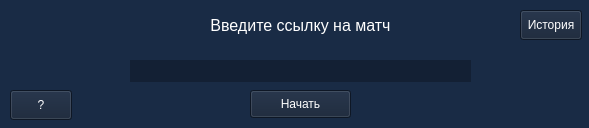
<?xml version="1.0" encoding="UTF-8"?>
<ui version="4.0">
 <class>Form</class>
 <widget class="QWidget" name="Form">
  <property name="geometry">
   <rect>
    <x>0</x>
    <y>0</y>
    <width>589</width>
    <height>128</height>
   </rect>
  </property>
  <property name="minimumSize">
   <size>
    <width>589</width>
    <height>128</height>
   </size>
  </property>
  <property name="maximumSize">
   <size>
    <width>589</width>
    <height>128</height>
   </size>
  </property>
  <property name="windowTitle">
   <string>Form</string>
  </property>
  <property name="styleSheet">
   <string notr="true">background-color: rgb(25, 43, 69);</string>
  </property>
  <widget class="QLineEdit" name="input_link">
   <property name="geometry">
    <rect>
     <x>130</x>
     <y>60</y>
     <width>341</width>
     <height>22</height>
    </rect>
   </property>
   <property name="styleSheet">
    <string notr="true">background-color: rgb(19, 32, 52);
color: rgb(255, 255, 255);
border:rgb(19, 32, 52);</string>
   </property>
  </widget>
  <widget class="QLabel" name="label">
   <property name="geometry">
    <rect>
     <x>170</x>
     <y>10</y>
     <width>261</width>
     <height>31</height>
    </rect>
   </property>
   <property name="styleSheet">
    <string notr="true">color: rgb(255, 255, 255);</string>
   </property>
   <property name="text">
    <string>&lt;html&gt;&lt;head/&gt;&lt;body&gt;&lt;p align=&quot;center&quot;&gt;&lt;span style=&quot; font-size:12pt;&quot;&gt;Введите ссылку на матч&lt;/span&gt;&lt;/p&gt;&lt;/body&gt;&lt;/html&gt;</string>
   </property>
  </widget>
  <widget class="QPushButton" name="next_button">
   <property name="geometry">
    <rect>
     <x>250</x>
     <y>90</y>
     <width>101</width>
     <height>28</height>
    </rect>
   </property>
   <property name="styleSheet">
    <string notr="true">color: rgb(255, 255, 255);
background-color: rgb(19, 32, 52);</string>
   </property>
   <property name="text">
    <string>Начать</string>
   </property>
  </widget>
  <widget class="QPushButton" name="quest_button">
   <property name="geometry">
    <rect>
     <x>10</x>
     <y>90</y>
     <width>62</width>
     <height>30</height>
    </rect>
   </property>
   <property name="minimumSize">
    <size>
     <width>62</width>
     <height>30</height>
    </size>
   </property>
   <property name="maximumSize">
    <size>
     <width>62</width>
     <height>30</height>
    </size>
   </property>
   <property name="styleSheet">
    <string notr="true">background-color: rgb(19, 32, 52);
color: rgb(255, 255, 255);</string>
   </property>
   <property name="text">
    <string>?</string>
   </property>
  </widget>
  <widget class="QPushButton" name="history_button">
   <property name="geometry">
    <rect>
     <x>520</x>
     <y>10</y>
     <width>62</width>
     <height>30</height>
    </rect>
   </property>
   <property name="minimumSize">
    <size>
     <width>62</width>
     <height>30</height>
    </size>
   </property>
   <property name="maximumSize">
    <size>
     <width>62</width>
     <height>30</height>
    </size>
   </property>
   <property name="styleSheet">
    <string notr="true">color: rgb(255, 255, 255);
background-color: rgb(19, 32, 52);</string>
   </property>
   <property name="text">
    <string>История</string>
   </property>
  </widget>
 </widget>
 <resources/>
 <connections/>
</ui>
